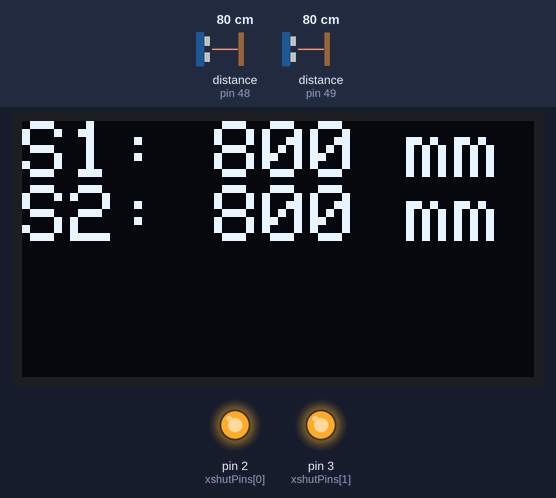
The sketch below on a simulated Arduino Uno, built with avr-gcc and run on an emulated ATmega328P. Shown: 128×64 one-colour display, output pins drawn as LEDs (lit = HIGH). The test bench sets the inputs (shaded band); at power-on: distance to the obstacle (sensors on pin 48, pin 49) 80 cm.

Above: at 3.4 s.
3.5 s: distance to the obstacle (sensor on pin 48) set to 2 cm
At 5.0 s:
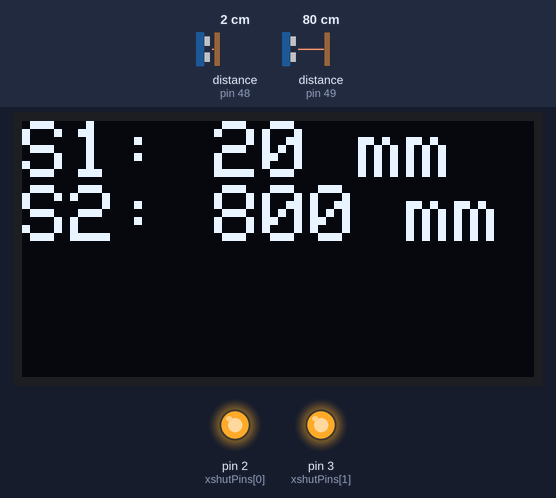
5.3 s: distance to the obstacle (sensor on pin 49) set to 2 cm
At 6.4 s:
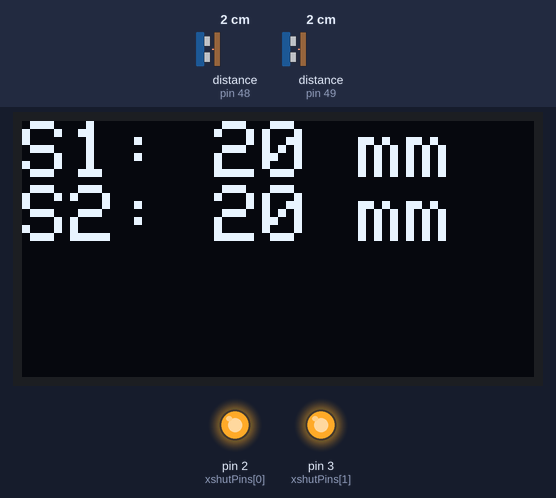
7.1 s: distance to the obstacle (sensor on pin 48) set to 4 cm
At 7.8 s:
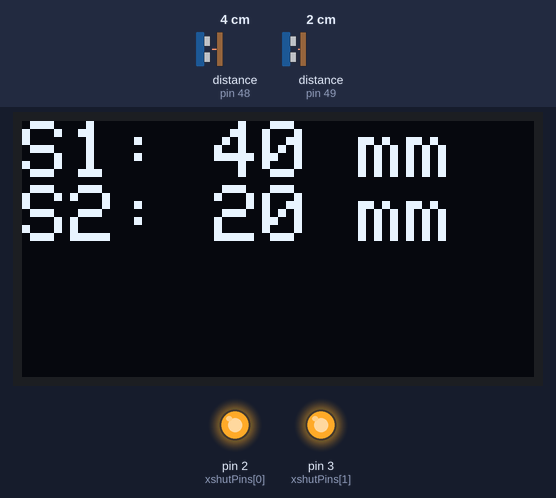
8.8 s: distance to the obstacle (sensor on pin 49) set to 4 cm
At 9.2 s:
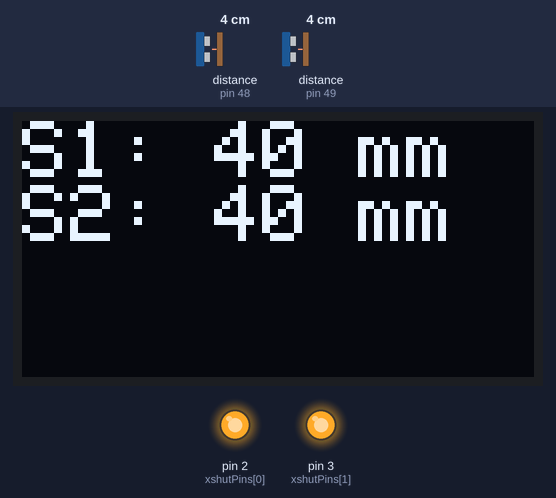
10.3 s: distance to the obstacle (sensor on pin 48) set to 9 cm
At 11.8 s:
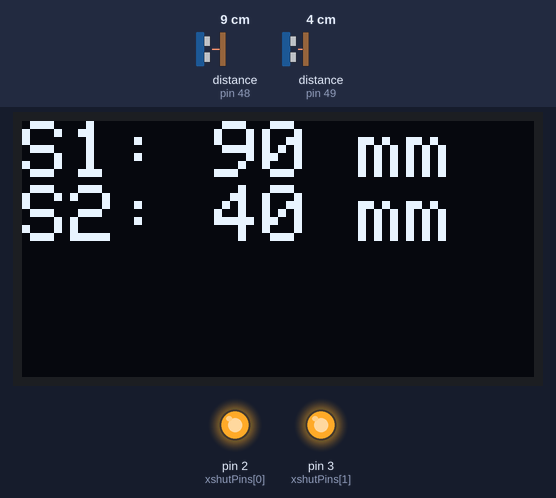
12.1 s: distance to the obstacle (sensor on pin 49) set to 9 cm
At 13.2 s:
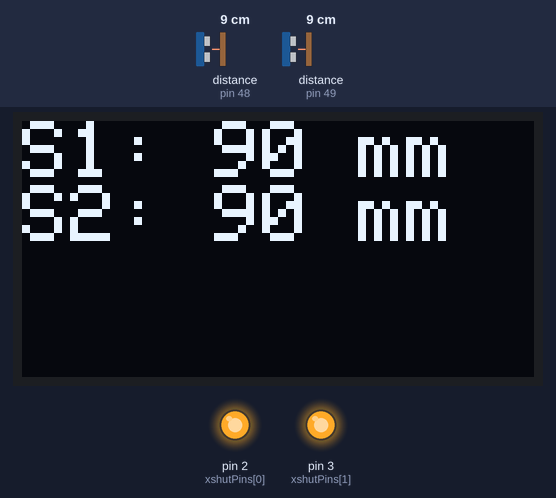
Timing chart, 0 to 14.8 s (numbered marks = the images above; inputs shaded):
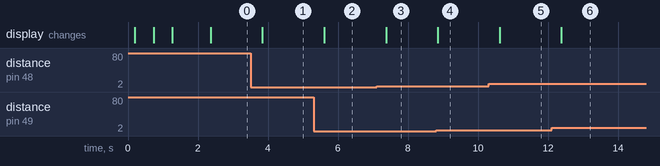

The sketch:

2_sensors_pololu_display.ino
```cpp
#include <Wire.h>
#include <VL53L1X.h>
#include <Adafruit_GFX.h>
#include <Adafruit_SSD1306.h>

#define SCREEN_WIDTH 128
#define SCREEN_HEIGHT 64
#define OLED_RESET    -1
#define SCREEN_ADDRESS 0x3D  // Adjust based on your OLED's I²C address

#define SENSOR_COUNT 2  // Number of sensors
const uint8_t xshutPins[SENSOR_COUNT] = {2, 3};  // XSHUT pins for each sensor
const uint8_t sensorAddresses[SENSOR_COUNT] = {0x30, 0x31};  // Unique I²C addresses

VL53L1X sensors[SENSOR_COUNT];
Adafruit_SSD1306 display(SCREEN_WIDTH, SCREEN_HEIGHT, &Wire, OLED_RESET);

void setup() {
  Wire.begin();

  // Initialize OLED display
  if (!display.begin(SSD1306_SWITCHCAPVCC, SCREEN_ADDRESS)) {
    // Display error message on OLED
    display.clearDisplay();
    display.setTextSize(2);
    display.setCursor(0, 0);
    display.setTextColor(SSD1306_WHITE);
    display.println(F("OLED init failed"));
    display.display();
    while (1); // Halt execution
  }
  display.clearDisplay();
  display.setTextSize(2);
  display.setCursor(0, 0);
  display.setTextColor(SSD1306_WHITE);
  display.println(F("Initializing sensors..."));
  display.display();

  // Initialize each sensor
  for (uint8_t i = 0; i < SENSOR_COUNT; i++) {
    pinMode(xshutPins[i], OUTPUT);
    digitalWrite(xshutPins[i], LOW);  // Keep sensor in reset
  }

  delay(100);  // Ensure all sensors are in reset

  for (uint8_t i = 0; i < SENSOR_COUNT; i++) {
    digitalWrite(xshutPins[i], HIGH);  // Enable sensor
    delay(10);  // Allow sensor to boot up

    sensors[i].setTimeout(500);
    if (!sensors[i].init()) {
      // Display error message on OLED
      display.clearDisplay();
      display.setCursor(0, 0);
      display.print(F("Sensor init failed at pin "));
      display.println(xshutPins[i]);
      display.display();
      while (1); // Halt execution
    }

    sensors[i].setAddress(sensorAddresses[i]);
    sensors[i].setMeasurementTimingBudget(20000);
    sensors[i].startContinuous(20);

    // Display sensor initialization status on OLED
    display.clearDisplay();
    display.setCursor(0, 0);
    display.print(F("Sensor "));
    display.print(i + 1);
    display.print(F(" initialized at 0x"));
    display.println(sensorAddresses[i], HEX);
    display.display();
    delay(500); // Short delay to read the message
  }

  display.clearDisplay();
  display.setCursor(0, 0);
  display.println(F("All sensors initialized."));
  display.display();
  delay(1000); // Short delay to read the message
}

void loop() {
  display.clearDisplay();
  display.setTextSize(2);
  display.setCursor(0, 0);

  for (uint8_t i = 0; i < SENSOR_COUNT; i++) {
    uint16_t distance = sensors[i].read();
    if (!sensors[i].timeoutOccurred()) {
      display.print(F("S"));
      display.print(i + 1);
      display.print(F(": "));
      display.print(distance);
      display.println(F(" mm"));
    } else {
      display.print(F("S"));
      display.print(i + 1);
      display.println(F(": Timeout"));
    }
  }

  display.display();
  delay(200);
}
```

Measured:
- after the input at 3.5 s, the display: changes after 0.34 s (image 1)
- after the input at 5.3 s, the display: changes after 0.31 s (image 2)
- after the input at 7.1 s, the display: changes after 0.27 s (image 3)
- after the input at 8.8 s, the display: changes after 0.05 s (image 4)
- after the input at 10.3 s, the display: changes after 0.32 s (image 5)
- after the input at 12.1 s, the display: changes after 0.29 s (image 6)
